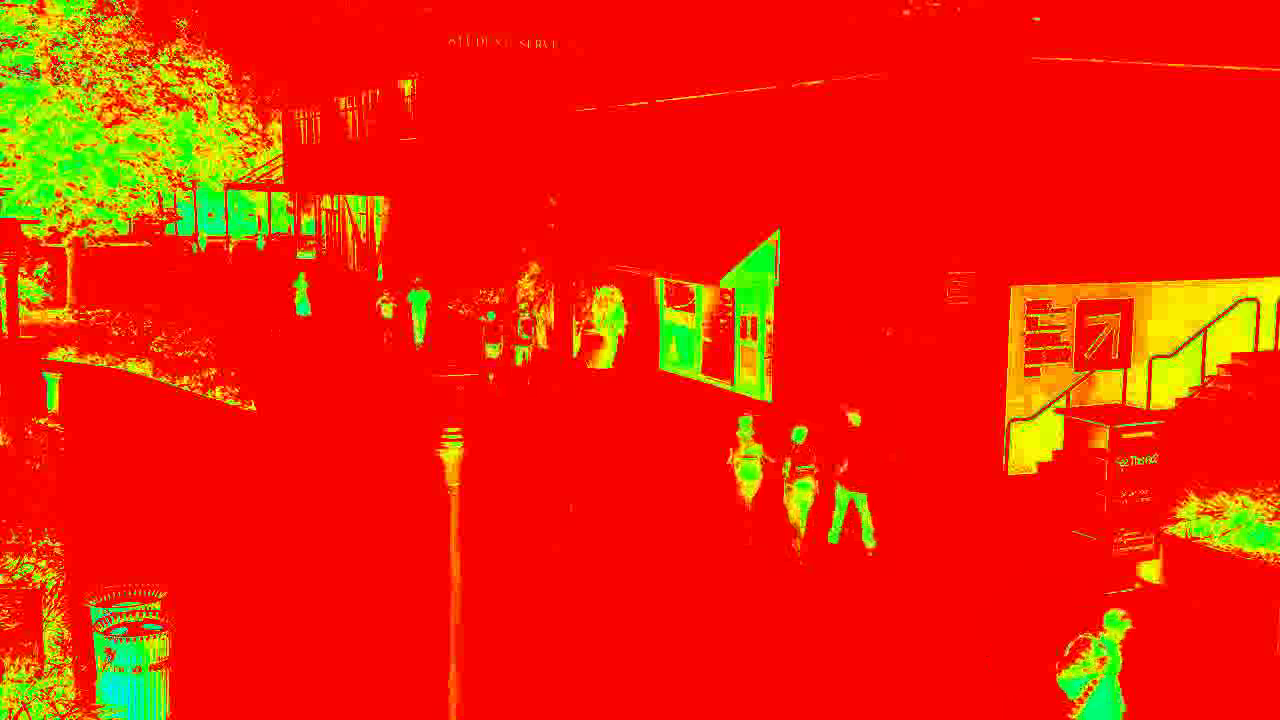
#> input picture frame 58 of data/raw/thermal/demo.mp4, 1280 x 720 px
$ python synthetic_generator.py
#> lines starting #> are read from the running program, lines starting #| are printed output that depends on the picture; after the words box and inside, x2 and y2 are one past the last pixel; in counts of white or black regions, pixels touching at a corner belong together
"""
Task 2: Synthetic Intrusion Event Generator

This script takes a normal CCTV video and adds a fake intruder
(a moving colored rectangle) to simulate intrusion events.
"""

import cv2
import numpy as np
from pathlib import Path
import random


PROJECT_ROOT = Path(__file__).resolve().parents[2]
RAW_VIDEO = PROJECT_ROOT / "data" / "raw" / "video" / "demo.mp4"
OUTPUT_VIDEO = PROJECT_ROOT / "data" / "processed" / "synthetic_intrusion.mp4"
LABELS_PATH = PROJECT_ROOT / "data" / "processed" / "synthetic_labels.txt"


def generate_synthetic_intruder(frame, x, y, w=60, h=120):
    """
    Draws a fake intruder as a moving colored rectangle.
    """
    color = (0, 0, 255)  # RED intruder
    thickness = -1       # filled rectangle

    cv2.rectangle(frame, (x, y), (x + w, y + h), color, thickness)
    return frame


def generate_synthetic_video():
    print("[INFO] Loading video:", RAW_VIDEO)

    cap = cv2.VideoCapture(str(RAW_VIDEO))
    if not cap.isOpened():
        raise RuntimeError("Could not open raw video.")

    fps = cap.get(cv2.CAP_PROP_FPS)
    width = int(cap.get(cv2.CAP_PROP_FRAME_WIDTH))
    height = int(cap.get(cv2.CAP_PROP_FRAME_HEIGHT))

    out = cv2.VideoWriter(
        str(OUTPUT_VIDEO),
        cv2.VideoWriter_fourcc(*'mp4v'),
        fps,
        (width, height)
    )

    # Random starting position
    intruder_x = random.randint(50, width - 150)
    intruder_y = random.randint(50, height - 200)

    # Random movement speed
    dx = random.choice([-3, -2, 2, 3])
    dy = random.choice([-3, -2, 2, 3])

    labels = []  # store intruder (x,y) per frame

    frame_id = 0

    print("[INFO] Generating synthetic intrusion video...")

    while True:
        ret, frame = cap.read()
#> frame is the input picture: shape (720, 1280, 3); mean B, G, R 4, 33.2, 235.9
        if not ret:
            break

        # Move intruder
        intruder_x += dx
        intruder_y += dy

        # Boundary check
        if intruder_x < 0 or intruder_x + 60 > width:
            dx = -dx
        if intruder_y < 0 or intruder_y + 120 > height:
            dy = -dy

        # Draw fake intruder
        frame = generate_synthetic_intruder(frame, intruder_x, intruder_y)
#> in generate_synthetic_intruder, `cv2.rectangle(frame, (x, y), (x + w, y + h), color, thickness)`:
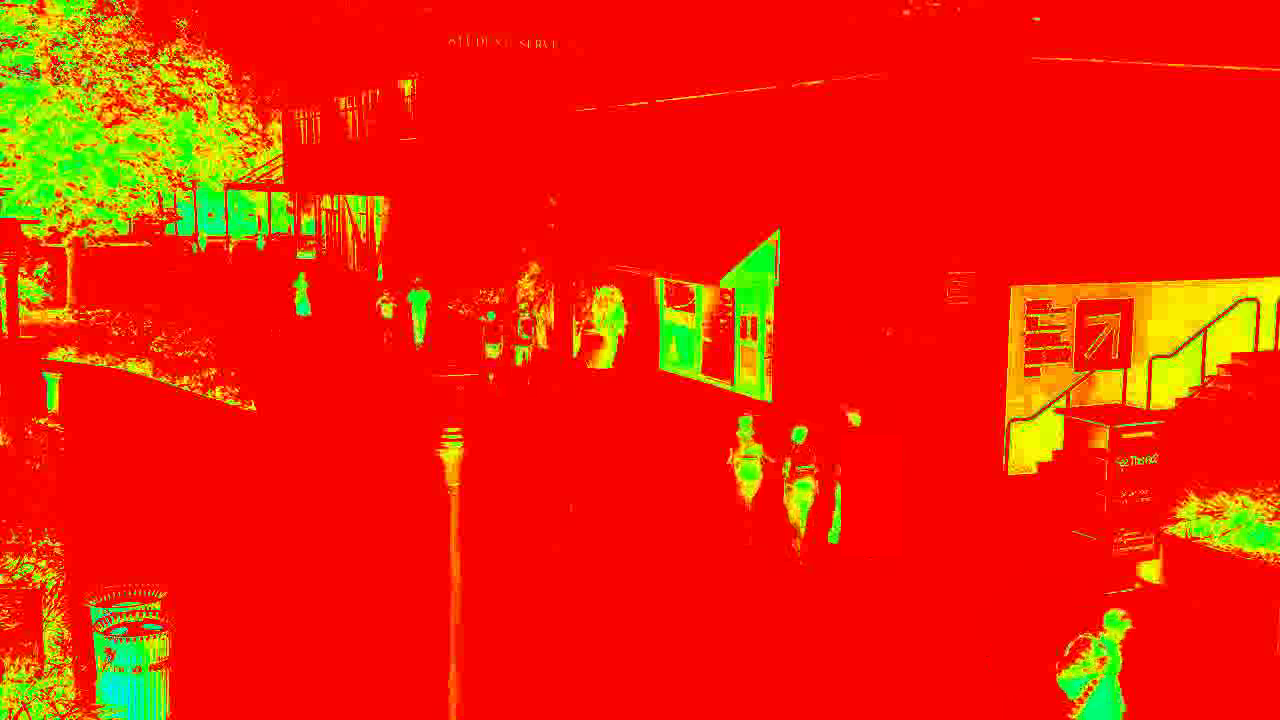
#> frame: shape (720, 1280, 3); 0.77% of pixels changed, all inside (x1, y1, x2, y2) = (841, 435, 902, 556)

        # Save label
        labels.append(f"{frame_id},{intruder_x},{intruder_y},60,120")

        # Write frame
        out.write(frame)
        frame_id += 1

    cap.release()
    out.release()

    print("[INFO] Saving label file to:", LABELS_PATH)
    with open(LABELS_PATH, "w") as f:
        f.write("\n".join(labels))

    print("[SUCCESS] Synthetic intrusion video created!")
    print("         Video:", OUTPUT_VIDEO)
    print("         Labels:", LABELS_PATH)


if __name__ == "__main__":
    generate_synthetic_video()
